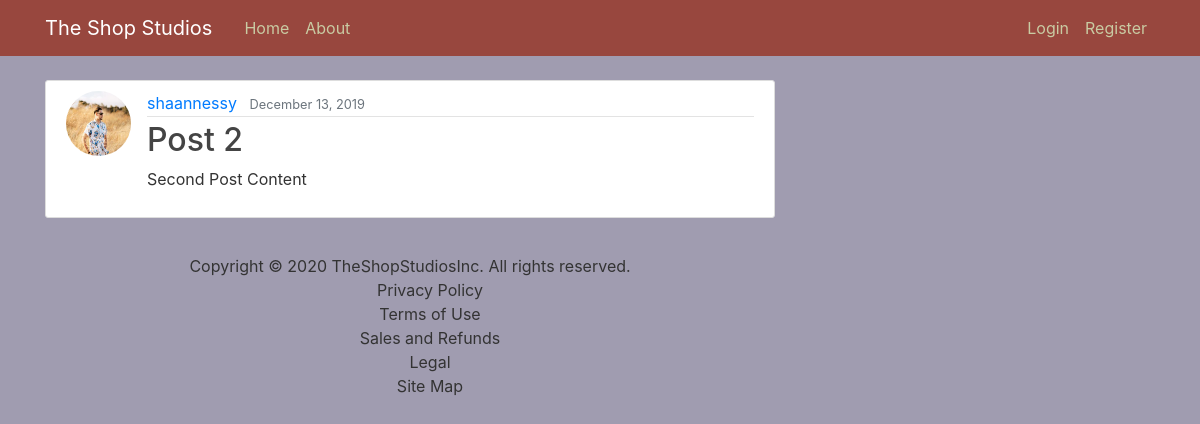
The app's page /post/2/ with its own data.
### userpost/models.py (models this page shows, shortened)
class Post(models.Model):
    title = models.CharField(max_length=100)
    content = models.TextField()
    date_posted = models.DateTimeField(default=timezone.now)
    author = models.ForeignKey(User, on_delete=models.CASCADE)

### users/models.py (models this page shows, shortened)
class Profile(models.Model):
    user = models.OneToOneField(User, on_delete=models.CASCADE)
    image = models.ImageField(default='default.jpg', upload_to='profile_pics')

### userpost/views.py (the view)
# urls.py: path('post/<int:pk>/', PostDetailView.as_view(), name='post-detail'),
class PostDetailView(DetailView):
    model = Post

### userpost/templates/userpost/post_detail.html (shortened to what this page needs)
{% extends "userpost/base.html" %}
{% block content %}
  <article class="media content-section">
    <img class="rounded-circle article-img" src="{{ object.author.profile.image.url }}">
    <div class="media-body">
      <div class="article-metadata">
        <a class="mr-2" href="#">{{ object.author }}</a>
        <small class="text-muted">{{ object.date_posted|date:"F d, Y" }}</small>
      </div>
      <h2 class="article-title">{{ object.title }}</h2>
      <p class="article-content">{{ object.content }}</p>
    </div>
  </article>
{% endblock content %}

### userpost/static/userpost/main.css (style rules this page uses)
body { background: #A09CB0; color: #333333; margin-top: 5rem; }
h1, h2, h3, h4, h5, h6 { color: #542344; }
.content-section { background: #ffffff; padding: 10px 20px; border: 1px solid #dddddd; border-radius: 3px; margin-bottom: 20px; }
.article-title { color: #444444; }
.article-content { white-space: pre-line; }
.article-img { height: 65px; width: 65px; margin-right: 16px; }
.article-metadata { padding-bottom: 1px; margin-bottom: 4px; border-bottom: 1px solid #e3e3e3 }

### records on screen
Post: author.profile.image (picture), author "shaannessy", date_posted "December 13, 2019", title "Post 2", content "Second Post Content"
